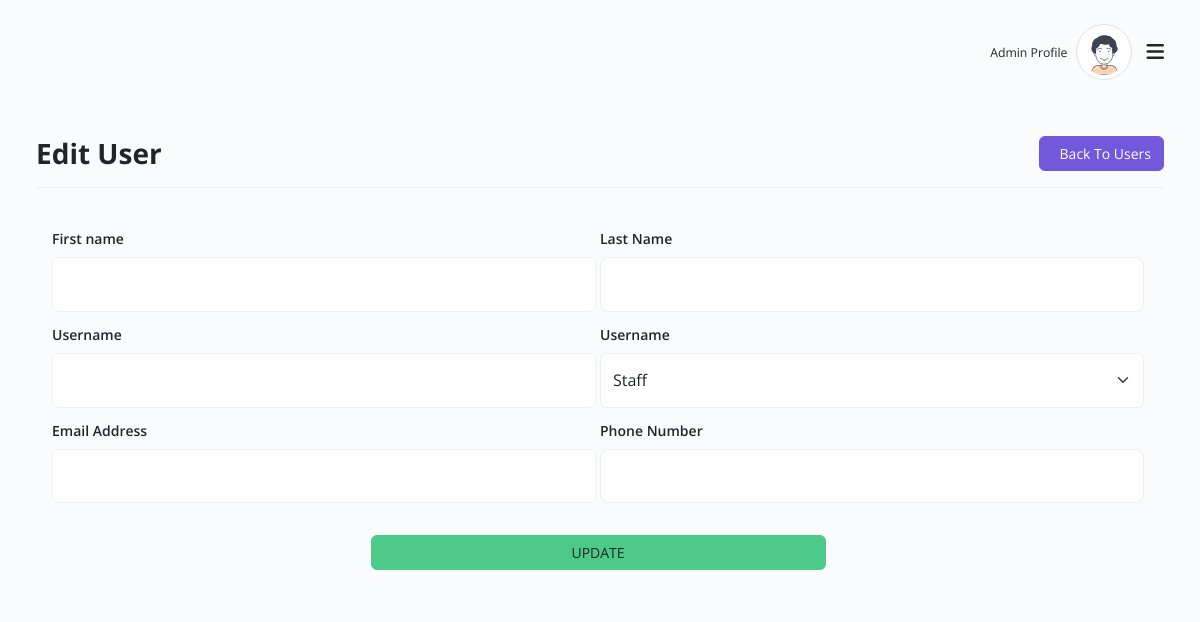
The app's page /users/edit/2, older data.
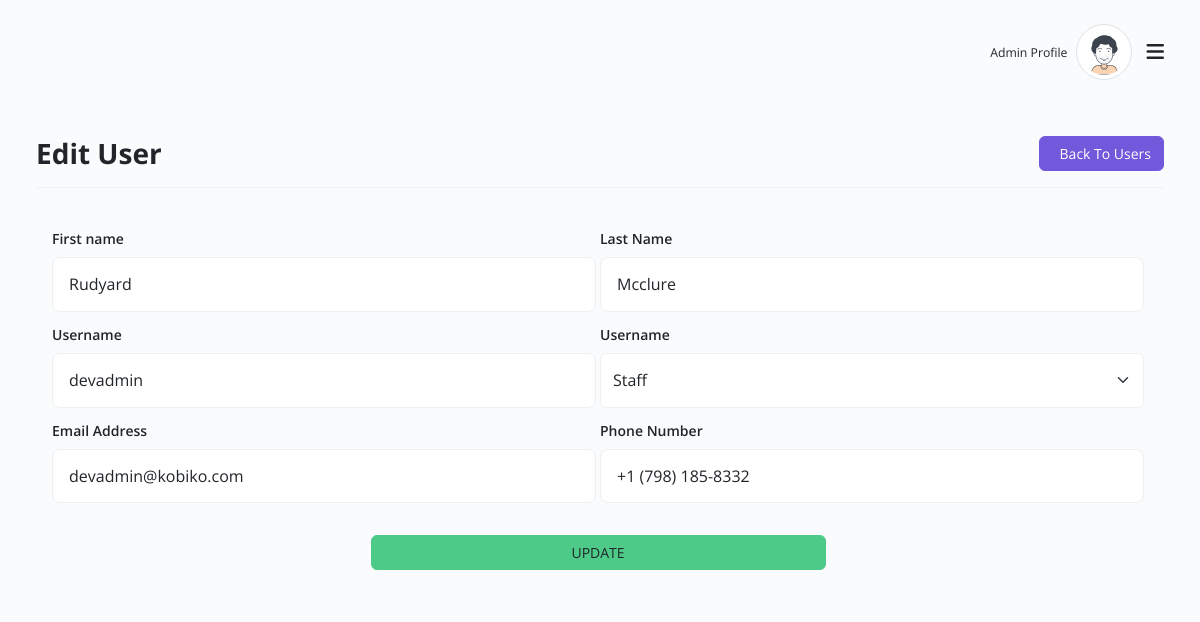
The same page, newer data.
### app/models.py (models this page shows, shortened)
class User(db.Model, UserMixin):
    id = db.Column(db.Integer, primary_key=True)
    username= db.Column(db.String(30), unique=True, nullable=False)
    email= db.Column(db.String(130), unique=True, nullable=False)
    phone= db.Column(db.String(15))
    firstname = db.Column(db.String(50), nullable=False)
    lastname = db.Column(db.String(50), nullable=False)
    password = db.Column(db.String(60), nullable=False)
    type = db.Column(db.String(12), nullable=True, default='editor')
    posts = db.relationship('Product', backref='author', lazy=True)

### app/admin/routes.py (the view, shortened to what this page needs)
@admin.route('/users/edit/<int:user_id>', methods=['POST', 'GET'])
def edit_user(user_id):
    form = UpdateUserForm()
    user = User.query.get(user_id)
    return render_template('admin/edit-user.html', title="Edit User", form=form, user=user)

### app/admin/forms.py
class UpdateUserForm(FlaskForm):
    username = StringField('Username', validators=[Length(min=4, max=30), DataRequired()])
    type = SelectField('Username', validators=[DataRequired()], choices=['Staff', 'Admin'])
    firstname = StringField('First name', validators=[Length(min=2, max=30), DataRequired()])
    lastname = StringField('Last Name', validators=[Length(min=2, max=30), DataRequired()])
    email = EmailField('Email Address', validators=[Email(), DataRequired()])
    phone = TelField('Phone Number', validators=[DataRequired()])
    submit = SubmitField('Update')

### app/templates/admin/edit-user.html (shortened to what the changed rows need)
{% extends "layout.html" %}
{% block content %}
    <div class="container-xxl">
        <div class="row clearfix g-3">
            <form class="row g-1 p-3 p-md-4" action='#' method='POST'>
                <div class="col-6">
                    <div class="mb-2">
                        {{ form.firstname.label(class='form-label') }}
                        {% if form.firstname.errors %}
                            {{ form.firstname(class='form-control form-control-lg is-invalid', value=form.firstname.data) }}
                            <div class="invalid-feedback">
                                {% for error in form.firstname.errors %}
                                    <span>{{ error }}</span>
                                {% endfor %}
                            </div>
                        {% else %}
                            {{ form.firstname(class='form-control form-control-lg', value=user.firstname) }}
                        {% endif %}
                    </div>
                </div>
                <div class="col-6">
                    <div class="mb-2">
                        {{ form.lastname.label(class='form-label') }}
                        {% if form.lastname.errors %}
                            {{ form.lastname(class='form-control form-control-lg is-invalid', value=form.lastname.data) }}
                            <div class="invalid-feedback">
                                {% for error in form.lastname.errors %}
                                    <span>{{ error }}</span>
                                {% endfor %}
                            </div>
                        {% else %}
                            {{ form.lastname(class='form-control form-control-lg', value=user.lastname) }}
                        {% endif %}
                    </div>
                </div>
                <div class="col-6">
                    <div class="mb-2">
                        {{ form.username.label(class='form-label') }}
                        {% if form.username.errors %}
                            {{ form.username(class='form-control form-control-lg is-invalid', value=form.username.data) }}
                            <div class="invalid-feedback">
                                {% for error in form.username.errors %}
                                    <span>{{ error }}</span>
                                {% endfor %}
                            </div>
                        {% else %}
                            {{ form.username(class='form-control form-control-lg', value=user.username) }}
                        {% endif %}
                    </div>
                </div>
                <div class="col-6">
                    <div class="mb-2">
                        {{ form.type.label(class='form-label') }}
                        {% if form.type.errors %}
                            {{ form.type(class='form-select form-control-lg is-invalid', value=form.type.data) }}
                            <div class="invalid-feedback">
                                {% for error in form.type.errors %}
                                    <span>{{ error }}</span>
                                {% endfor %}
                            </div>
                        {% else %}
                            {{ form.type(class='form-select form-control-lg', value=user.type) }}
                        {% endif %}
                    </div>
                </div>
                <div class="col-6">
                    <div class="mb-2">
                        {{ form.email.label(class='form-label') }}
                        {% if form.email.errors %}
                            {{ form.email(class='form-control form-control-lg is-invalid', value=form.email.data) }}
                            <div class="invalid-feedback">
                                {% for error in form.email.errors %}
                                    <span>{{ error }}</span>
                                {% endfor %}
                            </div>
                        {% else %}
                            {{ form.email(class='form-control form-control-lg', value=user.email) }}
                        {% endif %}
                    </div>
                </div>
                <div class="col-6">
                    <div class="mb-2">
                        {{ form.phone.label(class='form-label') }}
                        {% if form.phone.errors %}
                            {{ form.phone(class='form-control form-control-lg is-invalid', value=form.phone.data) }}
                            <div class="invalid-feedback">
                                {% for error in form.phone.errors %}
                                    <span>{{ error }}</span>
                                {% endfor %}
                            </div>
                        {% else %}
                            {{ form.phone(class='form-control form-control-lg', value=user.phone) }}
                        {% endif %}
                    </div>
                </div>
            </form>
        </div>
    </div>
{% endblock content %}

Row changes from the older to the newer data that the page shows:
added User: firstname "Rudyard", lastname "Mcclure", username "devadmin", type "Staff", email "devadmin@kobiko.com", phone "+1 (798) 185-8332"
Text that changed along with them:
form field type: "Staff" → (not shown)
